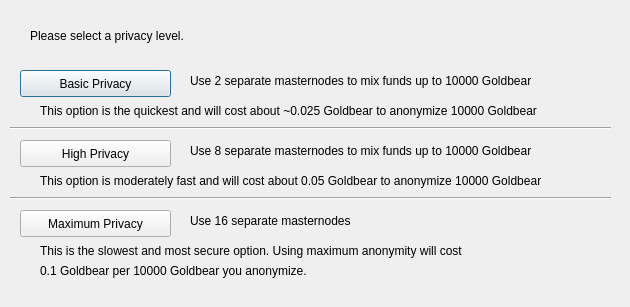
<?xml version="1.0" encoding="UTF-8"?>
<ui version="4.0">
 <class>ObfuscationConfig</class>
 <widget class="QDialog" name="ObfuscationConfig">
  <property name="geometry">
   <rect>
    <x>0</x>
    <y>0</y>
    <width>630</width>
    <height>307</height>
   </rect>
  </property>
  <property name="windowTitle">
   <string>Configure Obfuscation</string>
  </property>
  <widget class="QPushButton" name="buttonBasic">
   <property name="geometry">
    <rect>
     <x>20</x>
     <y>70</y>
     <width>151</width>
     <height>27</height>
    </rect>
   </property>
   <property name="text">
    <string>Basic Privacy</string>
   </property>
  </widget>
  <widget class="QPushButton" name="buttonHigh">
   <property name="geometry">
    <rect>
     <x>20</x>
     <y>140</y>
     <width>151</width>
     <height>27</height>
    </rect>
   </property>
   <property name="text">
    <string>High Privacy</string>
   </property>
  </widget>
  <widget class="QPushButton" name="buttonMax">
   <property name="geometry">
    <rect>
     <x>20</x>
     <y>210</y>
     <width>151</width>
     <height>27</height>
    </rect>
   </property>
   <property name="text">
    <string>Maximum Privacy</string>
   </property>
  </widget>
  <widget class="QLabel" name="label">
   <property name="geometry">
    <rect>
     <x>30</x>
     <y>20</y>
     <width>571</width>
     <height>31</height>
    </rect>
   </property>
   <property name="text">
    <string>Please select a privacy level.</string>
   </property>
  </widget>
  <widget class="QLabel" name="label_2">
   <property name="geometry">
    <rect>
     <x>190</x>
     <y>70</y>
     <width>421</width>
     <height>21</height>
    </rect>
   </property>
   <property name="text">
    <string>Use 2 separate masternodes to mix funds up to 10000 Goldbear</string>
   </property>
  </widget>
  <widget class="QLabel" name="label_3">
   <property name="geometry">
    <rect>
     <x>190</x>
     <y>140</y>
     <width>411</width>
     <height>21</height>
    </rect>
   </property>
   <property name="text">
    <string>Use 8 separate masternodes to mix funds up to 10000 Goldbear</string>
   </property>
  </widget>
  <widget class="QLabel" name="label_4">
   <property name="geometry">
    <rect>
     <x>190</x>
     <y>210</y>
     <width>421</width>
     <height>21</height>
    </rect>
   </property>
   <property name="text">
    <string>Use 16 separate masternodes</string>
   </property>
  </widget>
  <widget class="QLabel" name="label_6">
   <property name="geometry">
    <rect>
     <x>40</x>
     <y>100</y>
     <width>561</width>
     <height>21</height>
    </rect>
   </property>
   <property name="text">
    <string>This option is the quickest and will cost about ~0.025 Goldbear to anonymize 10000 Goldbear</string>
   </property>
  </widget>
  <widget class="QLabel" name="label_7">
   <property name="geometry">
    <rect>
     <x>40</x>
     <y>170</y>
     <width>561</width>
     <height>21</height>
    </rect>
   </property>
   <property name="text">
    <string>This option is moderately fast and will cost about 0.05 Goldbear to anonymize 10000 Goldbear</string>
   </property>
  </widget>
  <widget class="QLabel" name="label_8">
   <property name="geometry">
    <rect>
     <x>40</x>
     <y>240</y>
     <width>561</width>
     <height>21</height>
    </rect>
   </property>
   <property name="text">
    <string>This is the slowest and most secure option. Using maximum anonymity will cost</string>
   </property>
  </widget>
  <widget class="QLabel" name="label_9">
   <property name="geometry">
    <rect>
     <x>40</x>
     <y>260</y>
     <width>561</width>
     <height>21</height>
    </rect>
   </property>
   <property name="text">
    <string>0.1 Goldbear per 10000 Goldbear you anonymize.</string>
   </property>
  </widget>
  <widget class="Line" name="line">
   <property name="geometry">
    <rect>
     <x>10</x>
     <y>120</y>
     <width>601</width>
     <height>16</height>
    </rect>
   </property>
   <property name="orientation">
    <enum>Qt::Horizontal</enum>
   </property>
  </widget>
  <widget class="Line" name="line_2">
   <property name="geometry">
    <rect>
     <x>10</x>
     <y>190</y>
     <width>601</width>
     <height>16</height>
    </rect>
   </property>
   <property name="orientation">
    <enum>Qt::Horizontal</enum>
   </property>
  </widget>
 </widget>
 <resources/>
 <connections/>
</ui>
